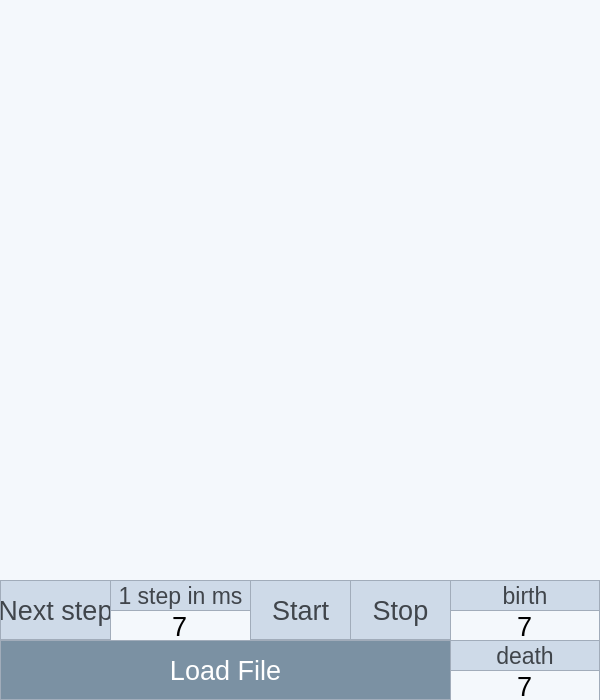
<?xml version="1.0" encoding="UTF-8"?>
<ui version="4.0">
 <class>Cave</class>
 <widget class="QWidget" name="Cave">
  <property name="geometry">
   <rect>
    <x>0</x>
    <y>0</y>
    <width>600</width>
    <height>700</height>
   </rect>
  </property>
  <property name="windowTitle">
   <string>Dialog</string>
  </property>
  <property name="styleSheet">
   <string notr="true">background-color: rgb(244, 248, 252)</string>
  </property>
  <widget class="QLabel" name="label">
   <property name="geometry">
    <rect>
     <x>450</x>
     <y>580</y>
     <width>150</width>
     <height>31</height>
    </rect>
   </property>
   <property name="font">
    <font>
     <pointsize>17</pointsize>
    </font>
   </property>
   <property name="styleSheet">
    <string notr="true">	border: 1px solid rgb(161, 172, 186);
	background-color: rgb(206, 218, 232);
	color: rgb(64, 69, 75);

</string>
   </property>
   <property name="text">
    <string>birth</string>
   </property>
   <property name="alignment">
    <set>Qt::AlignCenter</set>
   </property>
  </widget>
  <widget class="QLabel" name="label_2">
   <property name="geometry">
    <rect>
     <x>450</x>
     <y>640</y>
     <width>150</width>
     <height>31</height>
    </rect>
   </property>
   <property name="font">
    <font>
     <pointsize>17</pointsize>
    </font>
   </property>
   <property name="styleSheet">
    <string notr="true">	border: 1px solid rgb(161, 172, 186);
	background-color: rgb(206, 218, 232);
	color: rgb(64, 69, 75);

</string>
   </property>
   <property name="text">
    <string>death</string>
   </property>
   <property name="alignment">
    <set>Qt::AlignCenter</set>
   </property>
  </widget>
  <widget class="QSpinBox" name="birth">
   <property name="enabled">
    <bool>true</bool>
   </property>
   <property name="geometry">
    <rect>
     <x>450</x>
     <y>610</y>
     <width>150</width>
     <height>31</height>
    </rect>
   </property>
   <property name="font">
    <font>
     <pointsize>20</pointsize>
    </font>
   </property>
   <property name="layoutDirection">
    <enum>Qt::LeftToRight</enum>
   </property>
   <property name="styleSheet">
    <string notr="true">border: 1px solid rgb(161, 172, 186);</string>
   </property>
   <property name="frame">
    <bool>false</bool>
   </property>
   <property name="alignment">
    <set>Qt::AlignCenter</set>
   </property>
   <property name="buttonSymbols">
    <enum>QAbstractSpinBox::NoButtons</enum>
   </property>
   <property name="accelerated">
    <bool>false</bool>
   </property>
   <property name="showGroupSeparator" stdset="0">
    <bool>false</bool>
   </property>
   <property name="maximum">
    <number>7</number>
   </property>
   <property name="value">
    <number>7</number>
   </property>
  </widget>
  <widget class="QSpinBox" name="death">
   <property name="geometry">
    <rect>
     <x>450</x>
     <y>670</y>
     <width>150</width>
     <height>31</height>
    </rect>
   </property>
   <property name="font">
    <font>
     <pointsize>20</pointsize>
    </font>
   </property>
   <property name="styleSheet">
    <string notr="true">border: 1px solid rgb(161, 172, 186);</string>
   </property>
   <property name="wrapping">
    <bool>false</bool>
   </property>
   <property name="frame">
    <bool>false</bool>
   </property>
   <property name="alignment">
    <set>Qt::AlignCenter</set>
   </property>
   <property name="buttonSymbols">
    <enum>QAbstractSpinBox::NoButtons</enum>
   </property>
   <property name="maximum">
    <number>7</number>
   </property>
   <property name="value">
    <number>7</number>
   </property>
  </widget>
  <widget class="QPushButton" name="btn_load">
   <property name="geometry">
    <rect>
     <x>0</x>
     <y>640</y>
     <width>451</width>
     <height>60</height>
    </rect>
   </property>
   <property name="font">
    <font>
     <pointsize>20</pointsize>
    </font>
   </property>
   <property name="styleSheet">
    <string notr="true">QPushButton {
	border: 1px solid rgb(161, 172, 186);
	background-color: rgb(123, 145, 163);
	color: white;
}

QPushButton:pressed {
    background-color: rgb(166, 204, 221);

}</string>
   </property>
   <property name="text">
    <string>Load File</string>
   </property>
  </widget>
  <widget class="RenderArea" name="render_area" native="true">
   <property name="geometry">
    <rect>
     <x>50</x>
     <y>30</y>
     <width>500</width>
     <height>500</height>
    </rect>
   </property>
   <property name="styleSheet">
    <string notr="true"/>
   </property>
  </widget>
  <widget class="QLabel" name="label_3">
   <property name="geometry">
    <rect>
     <x>110</x>
     <y>580</y>
     <width>141</width>
     <height>31</height>
    </rect>
   </property>
   <property name="font">
    <font>
     <pointsize>17</pointsize>
    </font>
   </property>
   <property name="styleSheet">
    <string notr="true">
	border: 1px solid rgb(161, 172, 186);
	background-color: rgb(206, 218, 232);
	color: rgb(64, 69, 75);

</string>
   </property>
   <property name="text">
    <string>1 step in ms</string>
   </property>
   <property name="alignment">
    <set>Qt::AlignCenter</set>
   </property>
  </widget>
  <widget class="QSpinBox" name="timer_count">
   <property name="enabled">
    <bool>true</bool>
   </property>
   <property name="geometry">
    <rect>
     <x>110</x>
     <y>610</y>
     <width>141</width>
     <height>31</height>
    </rect>
   </property>
   <property name="font">
    <font>
     <pointsize>20</pointsize>
    </font>
   </property>
   <property name="layoutDirection">
    <enum>Qt::LeftToRight</enum>
   </property>
   <property name="styleSheet">
    <string notr="true">border: 1px solid rgb(161, 172, 186);</string>
   </property>
   <property name="frame">
    <bool>false</bool>
   </property>
   <property name="alignment">
    <set>Qt::AlignCenter</set>
   </property>
   <property name="buttonSymbols">
    <enum>QAbstractSpinBox::NoButtons</enum>
   </property>
   <property name="accelerated">
    <bool>false</bool>
   </property>
   <property name="showGroupSeparator" stdset="0">
    <bool>false</bool>
   </property>
   <property name="maximum">
    <number>10000</number>
   </property>
   <property name="value">
    <number>7</number>
   </property>
  </widget>
  <widget class="QPushButton" name="start_timer">
   <property name="geometry">
    <rect>
     <x>250</x>
     <y>580</y>
     <width>101</width>
     <height>60</height>
    </rect>
   </property>
   <property name="font">
    <font>
     <pointsize>20</pointsize>
    </font>
   </property>
   <property name="styleSheet">
    <string notr="true">QPushButton {
	border: 1px solid rgb(161, 172, 186);
	background-color: rgb(206, 218, 232);
	color: rgb(64, 69, 75);
}

QPushButton:pressed {
    background-color: rgb(166, 204, 221);

}</string>
   </property>
   <property name="text">
    <string>Start</string>
   </property>
  </widget>
  <widget class="QPushButton" name="next_step">
   <property name="geometry">
    <rect>
     <x>0</x>
     <y>580</y>
     <width>111</width>
     <height>60</height>
    </rect>
   </property>
   <property name="font">
    <font>
     <pointsize>20</pointsize>
    </font>
   </property>
   <property name="styleSheet">
    <string notr="true">QPushButton {
	border: 1px solid rgb(161, 172, 186);
	background-color: rgb(206, 218, 232);
	color: rgb(64, 69, 75);
}

QPushButton:pressed {
    background-color: rgb(166, 204, 221);

}</string>
   </property>
   <property name="text">
    <string>Next step</string>
   </property>
  </widget>
  <widget class="QPushButton" name="stop_timer">
   <property name="geometry">
    <rect>
     <x>350</x>
     <y>580</y>
     <width>101</width>
     <height>60</height>
    </rect>
   </property>
   <property name="font">
    <font>
     <pointsize>20</pointsize>
    </font>
   </property>
   <property name="styleSheet">
    <string notr="true">QPushButton {
	border: 1px solid rgb(161, 172, 186);
	background-color: rgb(206, 218, 232);
	color: rgb(64, 69, 75);
}

QPushButton:pressed {
    background-color: rgb(166, 204, 221);

}</string>
   </property>
   <property name="text">
    <string>Stop</string>
   </property>
  </widget>
 </widget>
 <customwidgets>
  <customwidget>
   <class>RenderArea</class>
   <extends>QWidget</extends>
   <header location="global">view/render_area.h</header>
   <container>1</container>
  </customwidget>
 </customwidgets>
 <resources/>
 <connections/>
</ui>
